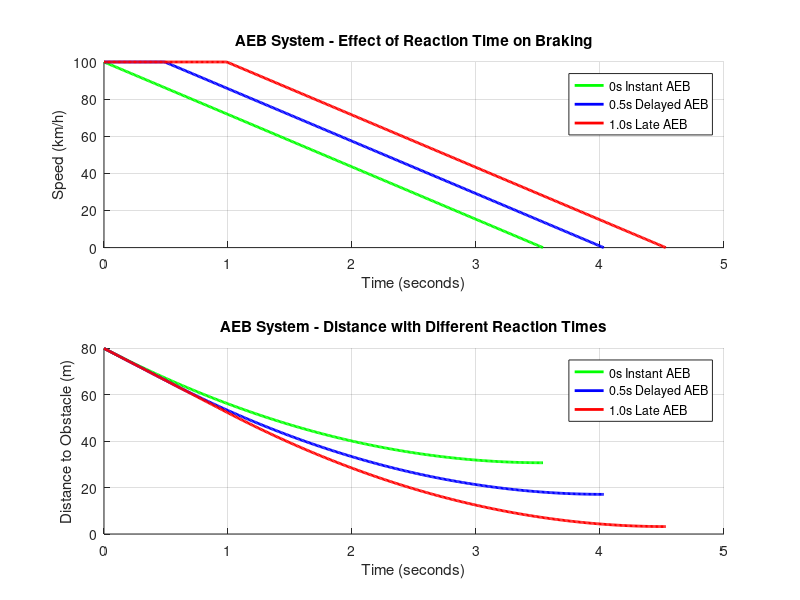

Here is the MATLAB script that generated this plot:
%% AEB System - Reaction Time Effect
% Author: Garvit
% Tomas Bata University - July 2026

%% Parameters
m = 1500;
g = 9.81;
mu = 0.8;
d0 = 80;
dt = 0.01;
v0 = 100/3.6;

%% Three Reaction Times
reaction_times = [0, 0.5, 1.0];
colors = {'g', 'b', 'r'};

figure(3)

for r = 1:3
    t_react = reaction_times(r);
    t = 0:dt:10;
    n = length(t);
    v = zeros(1,n);
    d = zeros(1,n);
    v(1) = v0;
    d(1) = d0;
    
    F_brake = mu * m * g;
    a_brake = F_brake / m;
    stop_idx = n;
    
    for i = 2:n
        if t(i) < t_react
            % Reaction delay - no braking yet
            v(i) = v(i-1);
        else
            % Braking applied
            v(i) = v(i-1) - a_brake * dt;
            if v(i) < 0
                v(i) = 0;
            end
        end
        
        d(i) = d(i-1) - v(i-1) * dt;
        
        if d(i) <= 0
            d(i) = 0;
            stop_idx = i;
            fprintf('Reaction %.1fs: COLLISION at %.2f s\n', t_react, t(i))
            break
        end
        if v(i) == 0
            stop_idx = i;
            fprintf('Reaction %.1fs: SAFE STOP | Remaining: %.2f m\n', t_react, d(i))
            break
        end
    end
    
    subplot(2,1,1)
    hold on
    plot(t(1:stop_idx), v(1:stop_idx)*3.6, colors{r}, 'LineWidth', 2)
    
    subplot(2,1,2)
    hold on
    plot(t(1:stop_idx), d(1:stop_idx), colors{r}, 'LineWidth', 2)
end

subplot(2,1,1)
xlabel('Time (seconds)')
ylabel('Speed (km/h)')
title('AEB System - Effect of Reaction Time on Braking')
legend('0s Instant AEB', '0.5s Delayed AEB', '1.0s Late AEB')
grid on

subplot(2,1,2)
xlabel('Time (seconds)')
ylabel('Distance to Obstacle (m)')
title('AEB System - Distance with Different Reaction Times')
legend('0s Instant AEB', '0.5s Delayed AEB', '1.0s Late AEB')
grid on
